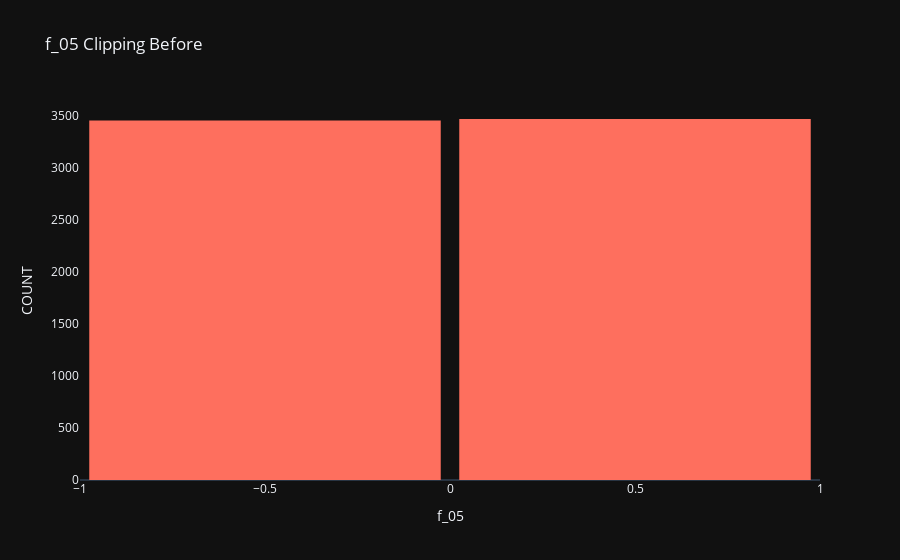

Notebook source saved alongside this figure:
### Code cell
fig = go.Figure()
fig.add_trace(go.Histogram(
    x = before_f_05,
    xbins=dict( # bins used for histogram
        start=-1,
        end=1,
        size=1
    ),
    marker_color='#FE6F5E',
    opacity=1
))

fig.update_layout(
    title_text='f_05 Clipping Before',
    xaxis_title_text='f_05',
    yaxis_title_text='COUNT', 
    bargap=0.05, # gap between bars of adjacent location coordinates
    xaxis =  {'showgrid': False },
    yaxis = {'showgrid': False },
    template = 'plotly_dark'
)

fig.show()

### Figure 1 — Plotly figure (JSON) as saved in the notebook; plotly's stock layout.template omitted (floating-point values rounded to 4 significant figures; data arrays with more than 128 entries replaced by an {"elided": "..."} marker saying what was removed)
{"data": [{"marker": {"color": "#FE6F5E"}, "opacity": 1, "type": "histogram", "x": {"elided": "10000 float values"}, "xbins": {"end": 1, "size": 1, "start": -1}}], "layout": {"bargap": 0.05, "title": {"text": "f_05 Clipping Before"}, "xaxis": {"showgrid": false, "title": {"text": "f_05"}}, "yaxis": {"showgrid": false, "title": {"text": "COUNT"}}}}
